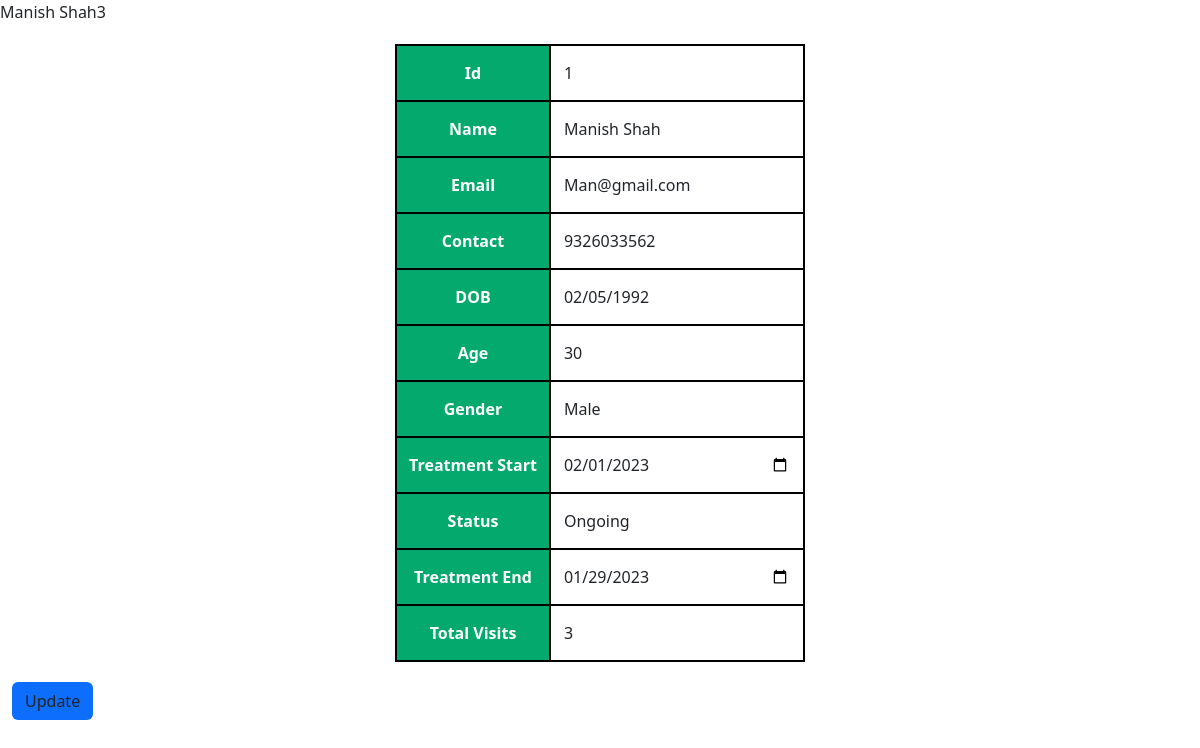
Screenshot of /editpatientinfo.php?pid=1 with the database file from the repository.
### tables this page shows
CREATE TABLE `patientinfo` (
  `patient_id` int(5) NOT NULL,
  `patient_name` varchar(35) NOT NULL,
  `patient_email` varchar(50) DEFAULT NULL,
  `patient_contact` bigint(12) DEFAULT NULL,
  `patient_dob` date NOT NULL,
  `patient_age` int(4) NOT NULL,
  `patient_gender` varchar(10) DEFAULT NULL,
  `Treatment_start` date NOT NULL,
  `Treatment_status` varchar(50) NOT NULL,
  `Treatment_end` date DEFAULT NULL,
  `Total Visits` int(5) DEFAULT NULL
);

### editpatientinfo.php (the view, shortened to what this page needs)
<?php
include("conn.php");
$pid = $_GET['pid'];
$sel = "SELECT * FROM `patientinfo` where patient_id  = $pid ; ";
$query = mysqli_query($conn,$sel);
$res = mysqli_fetch_assoc($query);
$sel_vis = "SELECT * FROM `disease` where patient_id = $pid;";
$query_vis = mysqli_query($conn,$sel_vis);
$rows_vis = mysqli_num_rows($query_vis);
echo $rows_vis;
if($rows_vis < 1){
    $nov = "Not Visted Yet";
}
else{
    $nov = $rows_vis;
}
?>
<!DOCTYPE html>
<html lang="en">
<head>
    <link href="https://cdn.jsdelivr.net/npm/bootstrap@5.2.3/dist/css/bootstrap.min.css" rel="stylesheet">
 <link rel="stylesheet" href="css/diagnose.css">
</head>
<body>
    <div class="container-fluid">
    <form method="POST" action="">
         <table id="mytable">
<tr><th>Id</th><td><input type="number" class="form-control u" name="id" value="<?php echo $res['patient_id'];  ?>" readonly></td></tr>
<tr><th>Name</th><td><input class="form-control u"  name="name" value="<?php echo $res['patient_name'];  ?>" readonly></td></tr>
<tr><th>Email</th><td><input type="email" name="email" class="form-control u" value="<?php echo   $res['patient_email']; ?>" ></td></tr>
<tr><th>Contact</th><td><input type="number" name="contact" class="form-control u" value="<?php echo  $res['patient_contact'];  ?>"></td></tr>
<tr><th>DOB</th><td><input type="date" name="dob" class="form-control u" value="<?php echo  $res['patient_dob'];  ?>" readonly></td></tr>
<tr><th>Age</th><td><input type="number" name="age" class="form-control u" value="<?php  echo $res['patient_age'];  ?>" readonly></td></tr>
<tr><th>Gender</th><td><input class="form-control u"  name="gender" value="<?php echo  $res['patient_gender'];  ?>" readonly></td></tr>
<tr><th>Treatment Start</th><td><input type="date" name="TS" class="form-control u" value="<?php echo  $res['Treatment_start'];  ?>"></td></tr>
<tr><th>Status</th><td><select id="status" name="status" class="form-control u">
    <option value="Ongoing">Ongoing</option>
</select>
</td>
</tr>
<tr><th>Treatment End</th><td><input type="date" name="TE" class="form-control u" value="<?php  echo $res['Treatment_end'];  ?>"></td></tr>
<tr><th>Total Visits</th><td><input class="form-control u"  name="TV" value="<?php  echo $nov;  ?>"></td></tr>
        </table>
        <button class="btn bg-primary" name="update">Update</button>
        </form>
    </div>
</body>
</html>

### css/diagnose.css (style rules this page uses)
table { margin: 20px auto; }
table ,tr,th { border: 2px solid black; }
th { padding: 16px 12px; background-color: #04AA6D; color: white; text-align: center; }
.u { border: none; outline: none; width: auto; height: auto; border-radius: 0px !important; width: 250px; }

### rows the page displays
patientinfo: id "1", name "Manish Shah", email "Man@gmail.com", contact "9326033562", dob "02/05/1992", age "30", gender "Male", TS "02/01/2023", TE "01/29/2023"

### other values shown
$rows_vis "3"
